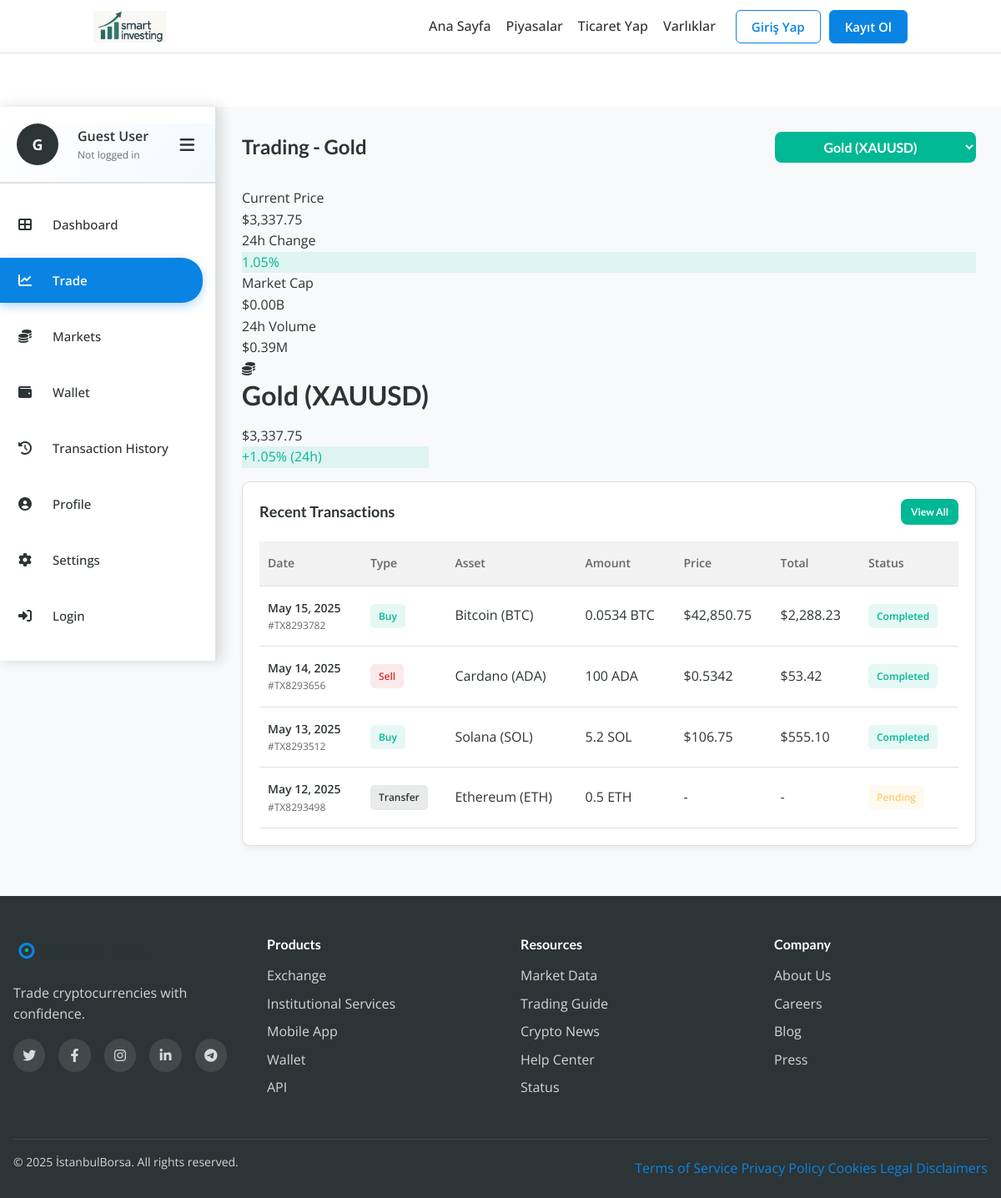
The app's page /trading.php with its own data.
### tables this page shows
CREATE TABLE `assets` (
  `id` int(11) NOT NULL,
  `asset_name` varchar(100) NOT NULL,
  `asset_symbol` varchar(10) NOT NULL,
  `icon_class` varchar(50) NOT NULL,
  `current_price` decimal(18,2) NOT NULL DEFAULT 0.00,
  `price_24h_ago` decimal(18,2) NOT NULL DEFAULT 0.00,
  `market_cap` decimal(24,2) NOT NULL DEFAULT 0.00,
  `volume_24h` decimal(24,2) NOT NULL DEFAULT 0.00,
  `circulating_supply` decimal(24,8) NOT NULL DEFAULT 0.00000000,
  `all_time_high` decimal(18,2) NOT NULL DEFAULT 0.00,
  `created_at` timestamp NOT NULL DEFAULT current_timestamp(),
  `updated_at` varchar(30) NOT NULL
);

### trading.php (the view, shortened to what this page needs)
<?php
require_once 'config.php';
$user_logged_in = isset($_SESSION['user_id']);
$user_name = 'Guest User';
$user_email = 'Not logged in';
$symbol = isset($_GET['symbol']) && !empty(trim($_GET['symbol'])) ? strtoupper(trim($_GET['symbol'])) : 'XAUUSD';
$sql = "SELECT * FROM assets WHERE asset_symbol = ?";
$stmt = $conn->prepare($sql);
$stmt->execute([$symbol]);
$selected_asset = $stmt->fetch(PDO::FETCH_ASSOC);
$market_info = [
    'name' => $selected_asset['asset_name'],
    'symbol' => $selected_asset['asset_symbol'],
    'current_price' => $selected_asset['current_price'],
    'price_24h_ago' => $selected_asset['price_24h_ago'],
    'market_cap' => $selected_asset['market_cap'],
    'volume_24h' => $selected_asset['volume_24h'],
    'circulating_supply' => $selected_asset['circulating_supply'],
    'all_time_high' => $selected_asset['all_time_high']
];
$price_change_24h = $market_info['current_price'] - $market_info['price_24h_ago'];
if ($market_info['price_24h_ago'] != 0) {
    $price_change_percentage = ($price_change_24h / $market_info['price_24h_ago']) * 100;
} else {
    $price_change_percentage = 0;
}
$sql = "SELECT * FROM assets ORDER BY market_cap DESC";
$stmt = $conn->prepare($sql);
$stmt->execute();
$all_assets = $stmt->fetchAll(PDO::FETCH_ASSOC);
include 'header.php';
?>
<div class="dashboard-container">
    <aside class="sidebar">
            <div class="sidebar-header">
                <div class="user-info">
                    <div class="user-avatar">
                        <?php
                        if ($user_logged_in) {
                            $initials = "";
                            $name_parts = explode(" ", $user_name);
                            foreach($name_parts as $part) {
                                $initials .= strtoupper(substr($part, 0, 1));
                            }
                            echo $initials;
                        } else {
                            echo "G";
                        }
                        ?>
                    </div>
                    <div class="user-details">
                        <div class="user-name"><?php echo $user_name; ?></div>
                        <div class="user-email"><?php echo $user_email; ?></div>
                    </div>
                </div>
                <button class="sidebar-toggle">
                    <i class="fas fa-bars"></i>
                </button>
            </div>
            <ul class="nav-menu">
                <li class="nav-item">
                    <a href="dashboard.php">
                        <i class="fas fa-th-large"></i>
                        <span>Dashboard</span>
                    </a>
                </li>
                <li class="nav-item active">
                    <a href="trading.php">
                        <i class="fas fa-chart-line"></i>
                        <span>Trade</span>
                    </a>
                </li>
                <li class="nav-item">
                    <a href="markets.php">
                        <i class="fas fa-coins"></i>
                        <span>Markets</span>
                    </a>
                </li>
                <li class="nav-item">
                    <a href="wallet.php">
                        <i class="fas fa-wallet"></i>
                        <span>Wallet</span>
                    </a>
                </li>
                <li class="nav-item">
                    <a href="#">
                        <i class="fas fa-history"></i>
                        <span>Transaction History</span>
                    </a>
                </li>
                <li class="nav-item">
                    <a href="#">
                        <i class="fas fa-user-circle"></i>
                        <span>Profile</span>
                    </a>
                </li>
                <li class="nav-item">
                    <a href="#">
                        <i class="fas fa-cog"></i>
                        <span>Settings</span>
                    </a>
                </li>
                <?php if ($user_logged_in): ?>
                <li class="nav-item">
                    <a href="logout.php">
                        <i class="fas fa-sign-out-alt"></i>
                        <span>Logout</span>
                    </a>
                </li>
                <?php else: ?>
                <li class="nav-item">
                    <a href="login.php">
                        <i class="fas fa-sign-in-alt"></i>
                        <span>Login</span>
                    </a>
                </li>
                <?php endif; ?>
            </ul>
    </aside>
    <main class="main-content">
            <div class="page-header">
                <h1 class="page-title">Trading - <?php echo htmlspecialchars($market_info['name']); ?></h1>
                <div class="header-actions">
                    <select id="assetSelector" class="btn btn-secondary" onchange="changeAsset(this.value)">
                        <?php foreach ($all_assets as $asset): ?>
                            <option value="<?php echo htmlspecialchars($asset['asset_symbol']); ?>"
                                    <?php echo $asset['asset_symbol'] == $symbol ? 'selected' : ''; ?>>
                                <?php echo htmlspecialchars($asset['asset_name']); ?> (<?php echo htmlspecialchars($asset['asset_symbol']); ?>)
                            </option>
                        <?php endforeach; ?>
                    </select>
                </div>
            </div>
            <div class="market-info-cards">
                <div class="info-card">
                    <div class="info-card-label">Current Price</div>
                    <div class="info-card-value">$<?php echo number_format($market_info['current_price'], 2); ?></div>
                </div>
                <div class="info-card">
                    <div class="info-card-label">24h Change</div>
                    <div class="info-card-value price-change <?php echo $price_change_percentage >= 0 ? 'positive' : 'negative'; ?>">
                        <?php echo number_format($price_change_percentage, 2); ?>%
                    </div>
                </div>
                <div class="info-card">
                    <div class="info-card-label">Market Cap</div>
                    <div class="info-card-value">$<?php echo number_format($market_info['market_cap'] / 1000000000, 2); ?>B</div>
                </div>
                <div class="info-card">
                    <div class="info-card-label">24h Volume</div>
                    <div class="info-card-value">$<?php echo number_format($market_info['volume_24h'] / 1000000, 2); ?>M</div>
                </div>
            </div>
            <div class="trading-chart-container">
                <div class="chart-header">
                    <div class="asset-info-header">
                        <div class="asset-icon">
                            <i class="<?php echo htmlspecialchars($selected_asset['icon_class'] ?? 'fas fa-chart-line'); ?>"></i>
                        </div>
                        <div class="asset-details">
                            <h2><?php echo htmlspecialchars($market_info['name']); ?> (<?php echo htmlspecialchars($market_info['symbol']); ?>)</h2>
                            <div class="asset-price">$<?php echo number_format($market_info['current_price'], 2); ?></div>
                            <div class="price-change <?php echo $price_change_percentage >= 0 ? 'positive' : 'negative'; ?>">
                                <?php echo $price_change_percentage >= 0 ? '+' : ''; ?><?php echo number_format($price_change_percentage, 2); ?>% (24h)
                            </div>
                        </div>
                    </div>
        </div>
        </div>
            <section class="transaction-section">
                <div class="section-header">
                    <h2>Recent Transactions</h2>
                    <a href="#" class="btn btn-secondary btn-sm">View All</a>
                </div>
                <table class="transaction-table">
                    <thead>
                        <tr>
                            <th>Date</th>
                            <th>Type</th>
                            <th>Asset</th>
                            <th>Amount</th>
                            <th>Price</th>
                            <th>Total</th>
                            <th>Status</th>
                        </tr>
                    </thead>
                    <tbody>
                        <tr>
                            <td>
                                <div class="transaction-date">May 15, 2025</div>
                                <div class="transaction-id">#TX8293782</div>
                            </td>
                            <td><span class="transaction-type buy">Buy</span></td>
                            <td>Bitcoin (BTC)</td>
                            <td>0.0534 BTC</td>
                            <td>$42,850.75</td>
                            <td>$2,288.23</td>
                            <td><span class="transaction-status completed">Completed</span></td>
                        </tr>
                        <tr>
                            <td>
                                <div class="transaction-date">May 14, 2025</div>
                                <div class="transaction-id">#TX8293656</div>
                            </td>
                            <td><span class="transaction-type sell">Sell</span></td>
                            <td>Cardano (ADA)</td>
                            <td>100 ADA</td>
                            <td>$0.5342</td>
                            <td>$53.42</td>
                            <td><span class="transaction-status completed">Completed</span></td>
                        </tr>
                        <tr>
                            <td>
                                <div class="transaction-date">May 13, 2025</div>
                                <div class="transaction-id">#TX8293512</div>
                            </td>
                            <td><span class="transaction-type buy">Buy</span></td>
                            <td>Solana (SOL)</td>
                            <td>5.2 SOL</td>
                            <td>$106.75</td>
                            <td>$555.10</td>
                            <td><span class="transaction-status completed">Completed</span></td>
                        </tr>
                        <tr>
                            <td>
                                <div class="transaction-date">May 12, 2025</div>
                                <div class="transaction-id">#TX8293498</div>
                            </td>
                            <td><span class="transaction-type transfer">Transfer</span></td>
                            <td>Ethereum (ETH)</td>
                            <td>0.5 ETH</td>
                            <td>-</td>
                            <td>-</td>
                            <td><span class="transaction-status pending">Pending</span></td>
                            </tr>
                    </tbody>
                </table>
            </section>
    </main>
</div>
<?php include 'footer.php'; ?>

### css/additional-styles.css (style rules this page uses)
.user-email { font-size: var(--font-size-xs); color: var(--color-dark-gray); }
.btn-sm { padding: var(--space-xs) var(--space-s); font-size: var(--font-size-xs); }
.user-name { font-weight: 600; color: var(--color-text, #333); font-size: 15px; }
.user-name { font-weight: 600; margin-right: 10px; color: var(--sidebar-text, #2D3436) !important; }

### records on screen
assets: asset_name "Gold", current_price "3,337.75", price_change_percentage "1.05", $market_info['market_cap']/1000000000 "0.00", $market_info['volume_24h']/1000000 "0.39", asset_symbol "XAUUSD"

### other values on screen
$user_name "Guest User"
$user_email "Not logged in"
form field value "Gold (XAUUSD)"
